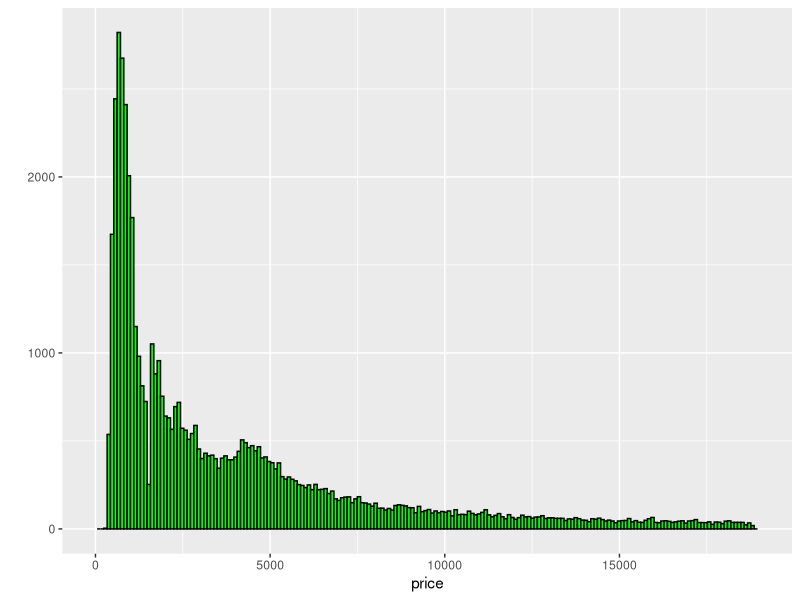
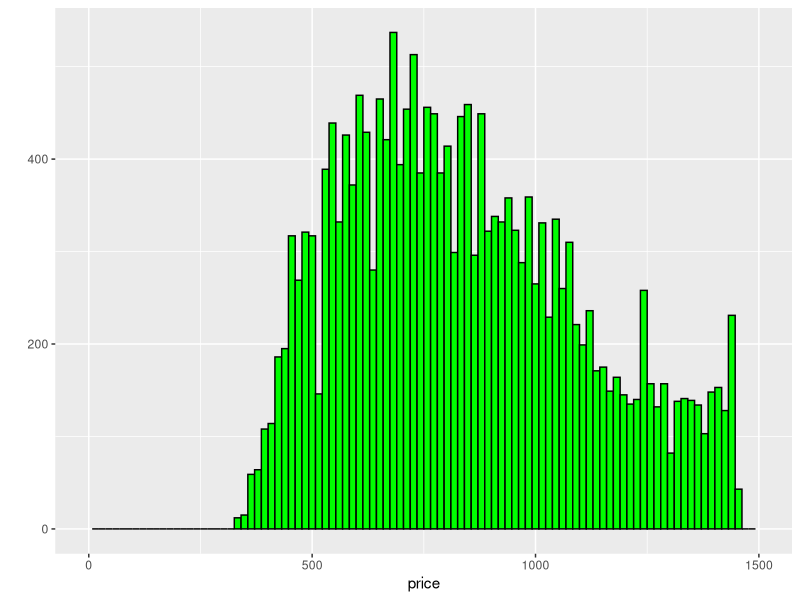
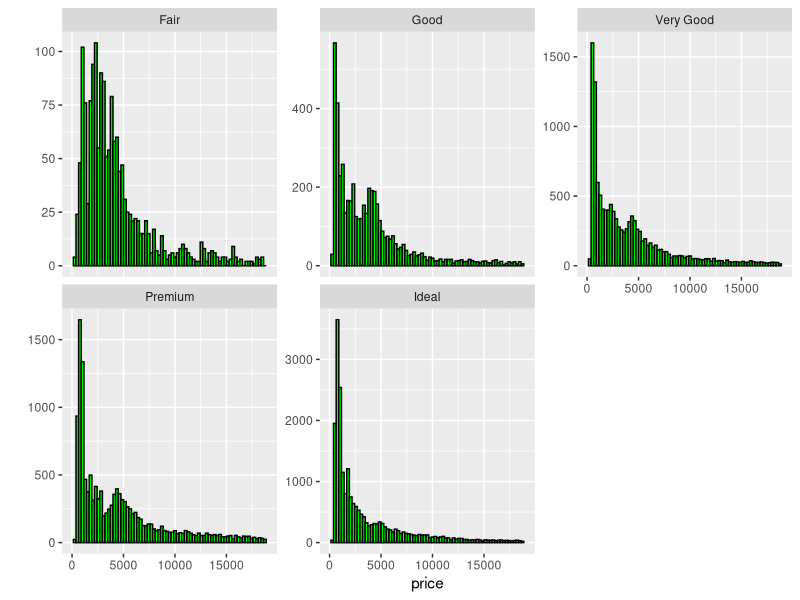
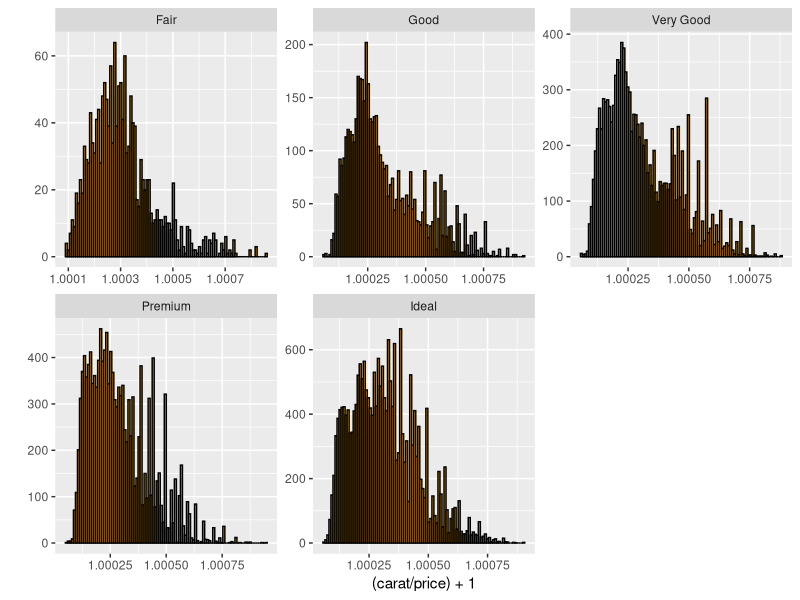
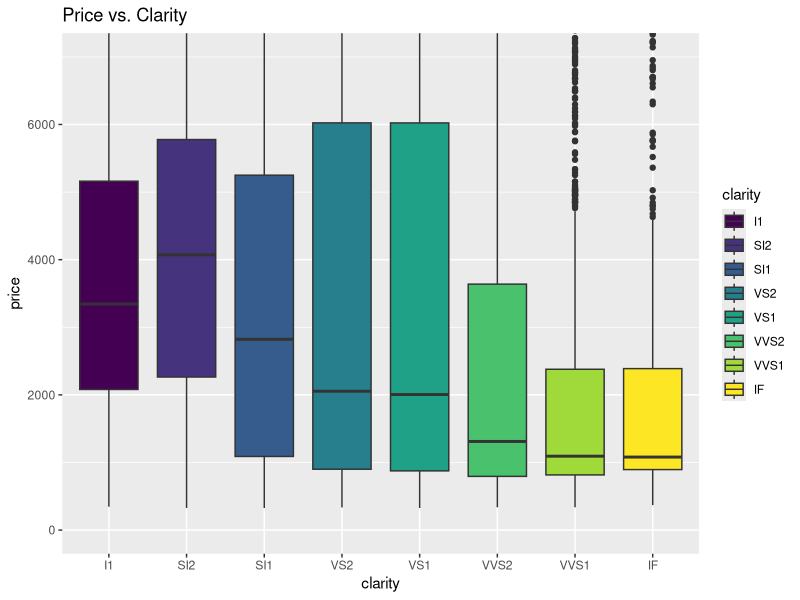
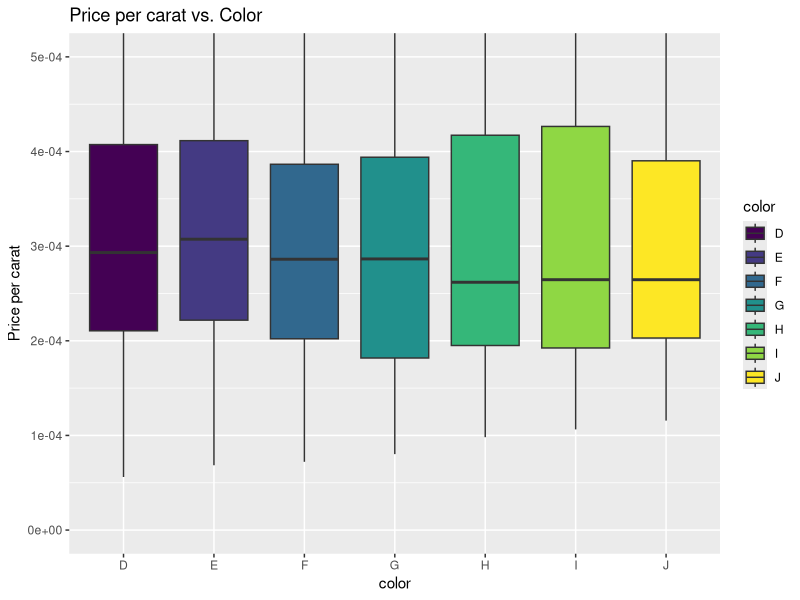
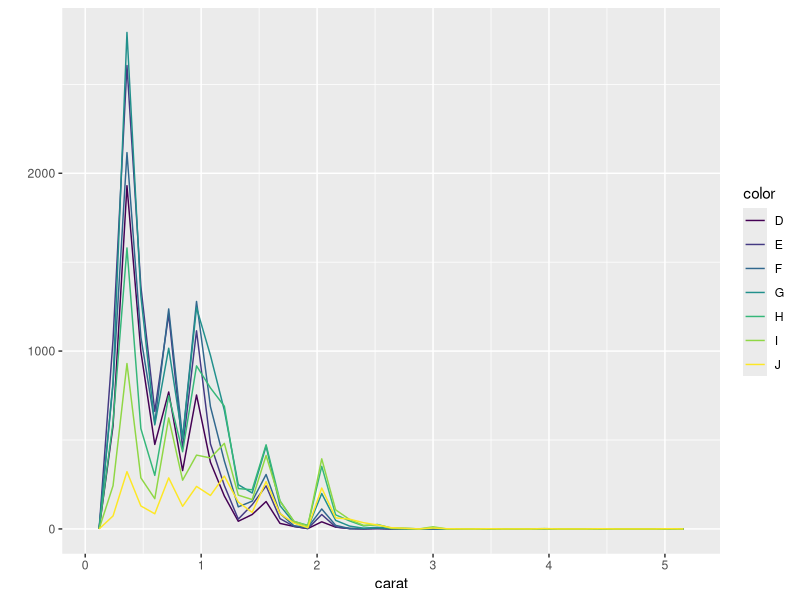

Generate these figures, in order, with R:
## ---- chunk 1
library(ggplot2)
data(diamonds)
summary(diamonds)
## ---- chunk 2
qplot(x = price, data = diamonds, bins = 200,
      color = I('black'), fill = I('green'))+
  scale_x_continuous(lim = c(0, 19000), breaks = seq(0, 19000, 5000))

## ---- chunk 3
qplot(x = price, data = diamonds, bins = 100,
      color = I('black'), fill = I('green'))+
  scale_x_continuous(lim = c(0, 1500), breaks = seq(0, 1500, 500))
## ---- chunk 4
## Histograms of diamond prices by cut.

qplot(x = price, data = diamonds, bins = 75,
      color = I('black'), fill = I('green'))+
  scale_x_continuous(lim = c(0, 19000), breaks = seq(0, 19000,5000))+
  facet_wrap(~diamonds$cut, scales = 'free_y')

## ---- chunk 5
## Histograms of price per carat

qplot(x = (carat / price) + 1, data = diamonds, bins = 100,
      color = I('Black'), fill = I('orange'))+
  scale_x_log10()+
  facet_wrap(~cut, scales = 'free')

## ---- chunk 6
## Boxplotsof diamond prices vs clarity

qplot(y = price, x = clarity, data = diamonds,
      fill = clarity,
      main = 'Price vs. Clarity',
      geom = 'boxplot')+
  coord_cartesian(ylim = c(0, 7000))
## ---- chunk 7
## Price per carat of diamonds vs. diamond colors

qplot(y = carat / price, x = color, data = diamonds,
      ylab = 'Price per carat', 
      fill = color,
      main = 'Price per carat vs. Color',
      geom = 'boxplot')+
  coord_cartesian(ylim = c(0, 0.0005))
## ---- chunk 8
## Diamond weights(carat)

qplot(x = carat, data = diamonds, binwidth = 0.12,
            geom = 'freqpoly', color = color)

